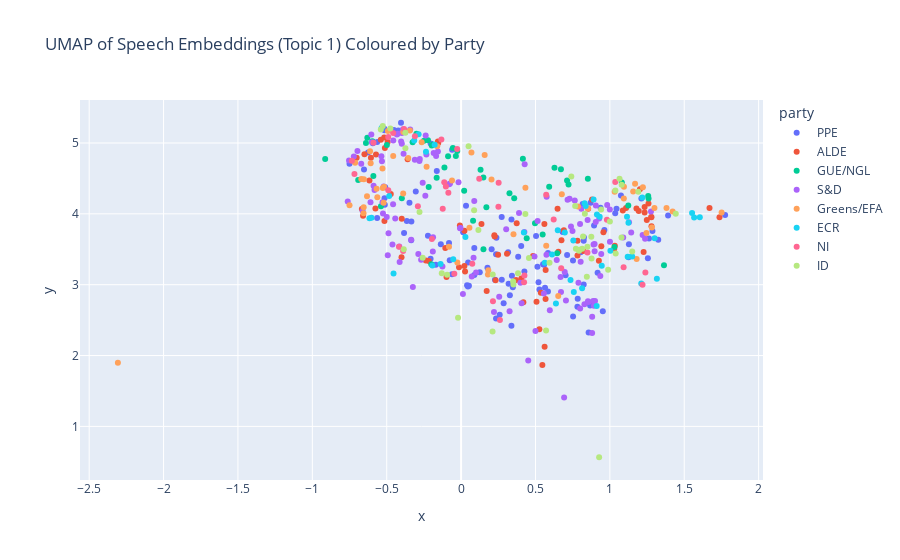

Notebook code cell kept with this figure:
### Markdown cell above
In the centre of the plot, topics 5, 6, 8, 9 are all in close proximity to topic 0, indicating that they are related to the general pandemic response. It is not particularly clear why they are much closer to topic 0 relative to topics 1, 2, 3, 4, but we also need to note that topic 0 contains a significant proportion of speeches (over 700) and hence is likely to be more general and cover a wider range of issues. This is also reflected in the fact that topics 5, 6, 8, and 9 are all relatively niche topics with fewer speeches assigned to them (less than 50 speeches each).  

Topics 1, 2, 3, 4 are further away from topic 0, but there are some observations to note between these 4 topics. The clusters of topics 1 and 2 are relatively close to each other, indicating that they are related in terms of their content and themes. This makes sense as topic 1 involves vaccines and vaccine access, while topic 2 involves COVID certificates and vaccine passes. Both topics are related to the broader theme of vaccination and public health measures during the pandemic. Likewise, for topics 3 and 4, both represent social issues like the youth and gender equality respectively, so the fact that they are somewhat close makes sense. 

## 2.3. Zooming in to Vaccine-Related Speeches (Topic 1)  
We take a closer look at vaccine-related discussions (Topic 1), given that vaccines have been a highly politicised and critical aspect of the COVID-19 response. This choice was motivated not only by the **sheer volume of vaccine-related speeches**, but also by the fact that **differences in vaccine discourse can reveal underlying ideological positions and priorities**. For example, while some parties might emphasise the role of state intervention and fair distribution, others might critique institutional arrangements or stress the importance of market mechanisms.

### Code cell
df_vis_1 = df_vis[df_vis['topic'].isin([1])].reset_index(drop=True)

# Create an interactive scatter plot with Plotly
fig = px.scatter(
    df_vis_1, 
    x="x", 
    y="y", 
    color="party", 
    hover_data=["party", "topic"],  # Tooltip with speaker party and topic
    title="UMAP of Speech Embeddings (Topic 1) Coloured by Party"
)

# Show the plot
fig.show()

### Figure 1 — Plotly figure (JSON) as saved in the notebook; plotly's stock layout.template omitted (floating-point values rounded to 4 significant figures; data arrays with more than 128 entries replaced by an {"elided": "..."} marker saying what was removed)
{"data": [{"customdata": {"elided": "104x2 mixed values"}, "hovertemplate": "party=%{customdata[0]}<br>x=%{x}<br>y=%{y}<br>topic=%{customdata[1]}<extra></extra>", "legendgroup": "PPE", "marker": {"color": "#636efa", "symbol": "circle"}, "mode": "markers", "name": "PPE", "orientation": "v", "showlegend": true, "type": "scatter", "x": [0.8939, -0.7501, 0.8675, 1.775, -0.3649, 0.0403, 0.584, 0.8241, 0.8631, 0.9176, 0.684, 0.8169, 0.3837, 0.7127, 0.5269, 0.826, -0.6252, 0.3416, 0.5511, 0.3279, 0.7819, 0.3194, 0.5204, 0.9526, 0.7024, -0.1363, 0.5581, 0.4256, 0.2353, -0.6526, 0.937, -0.3834, 0.1256, 0.3477, 1.128, 1.126, 0.2374, 0.03313, 0.3386, 0.9633, 1.036, 1.391, -0.2051, -0.2046, 0.01371, 0.8242, 0.5039, 1.325, 0.2729, 1.263, 0.6813, 0.1773, 1.256, 0.4039, 0.8034, 0.5843, 0.8704, 0.5131, 0.7839, 0.7522, -0.3047, 1.045, 0.5642, -0.06096, -0.51, -0.5159, -0.564, -0.4279, -0.3342, -0.404, -0.1634, -0.5933, -0.08113, -0.4221, -0.5148, -0.4557, 0.08892, 1.075, 0.286, 1.286, 1.212, 0.2735, 0.3383, -0.5646, -0.3471, 0.04605, -0.4517, -0.1697, -0.3353, 0.05261, 0.04732, -0.5147, -0.07636, 0.2053, -0.5129, 0.2278, 0.3162, -0.2228, 0.2595, 0.2349, 0.08867, 0.8573, 0.7528, -0.06036], "xaxis": "x", "y": [3.836, 4.708, 2.705, 3.983, 3.9, 2.994, 2.904, 3.004, 2.746, 3.168, 3.744, 4.14, 3.395, 3.419, 2.931, 3.665, 4.866, 3.127, 3.289, 2.85, 2.688, 3.012, 3.036, 2.626, 3.132, 3.571, 3.282, 3.186, 3.428, 4.627, 4.085, 3.729, 3.174, 2.965, 3.569, 3.388, 3.661, 4.113, 3.919, 3.77, 4.009, 3.978, 3.364, 4.992, 3.739, 3.619, 3.686, 3.634, 3.955, 3.651, 3.751, 3.241, 3.375, 3.545, 3.458, 3.448, 4.156, 3.253, 2.801, 3.342, 4.314, 4.072, 2.956, 3.146, 4.374, 5.2, 5.014, 5.171, 3.891, 5.285, 4.603, 4.995, 3.587, 5.178, 5.179, 5.158, 3.137, 4.26, 2.736, 3.758, 4.218, 3.071, 2.42, 3.94, 4.155, 2.976, 5.183, 3.281, 3.627, 2.985, 3.312, 4.219, 3.344, 3.499, 4.129, 3.068, 3.457, 3.69, 2.575, 2.522, 3.516, 2.327, 2.553, 4.905], "yaxis": "y"}, {"customdata": {"elided": "77x2 mixed values"}, "hovertemplate": "party=%{customdata[0]}<br>x=%{x}<br>y=%{y}<br>topic=%{customdata[1]}<extra></extra>", "legendgroup": "ALDE", "marker": {"color": "#EF553B", "symbol": "circle"}, "mode": "markers", "name": "ALDE", "orientation": "v", "showlegend": true, "type": "scatter", "x": [0.2259, 0.7826, 0.56, 0.02211, 1.202, 0.6484, 0.5615, -0.00819, 0.507, 1.087, 1.737, 0.9427, 0.3085, 1.278, 0.9262, 0.3692, 0.4834, -0.4004, 0.02268, 0.1719, 0.5684, 0.9568, 1.194, 0.1369, 1.279, 0.8803, 1.033, 0.3737, 1.67, 1.109, 0.6746, 1.227, 1.234, 0.8208, 1.179, 0.654, 1.234, 1.248, 0.691, 0.7823, 0.8541, 0.405, -0.5759, -0.5172, -0.6161, -0.5398, -0.6061, -0.572, -0.1559, -0.702, -0.1537, -0.4938, -0.5124, -0.6498, -0.4727, -0.3991, -0.01401, 1.029, 1.28, 0.4185, -0.5153, -0.09793, -0.3595, 0.2236, 0.2488, -0.667, -0.659, 0.5361, -0.237, 0.5462, 1.26, -0.2173, -0.1061, 0.2319, 0.5679, 0.5262, 0.02679], "xaxis": "x", "y": [3.68, 3.619, 3.858, 3.264, 4.346, 4.07, 2.125, 3.836, 2.759, 4.048, 3.95, 3.542, 3.437, 3.95, 3.34, 3.066, 3.404, 3.387, 3.76, 2.912, 3.208, 3.741, 4.039, 3.858, 3.955, 4.202, 3.55, 3.866, 4.083, 4.083, 3.627, 3.461, 4.095, 3.475, 4.074, 3.464, 4.02, 3.912, 3.767, 3.413, 4.07, 3.087, 4.077, 5.076, 4.469, 5.047, 4.793, 4.837, 5.021, 4.79, 5.001, 5.012, 4.93, 4.842, 4.279, 3.929, 3.246, 3.507, 3.824, 2.753, 3.897, 3.109, 4.77, 3.698, 3.421, 4.067, 3.972, 2.885, 3.341, 1.865, 4.146, 3.335, 3.517, 3.062, 2.799, 2.371, 3.187], "yaxis": "y"}, {"customdata": [["GUE/NGL", 1], ["GUE/NGL", 1], ["GUE/NGL", 1], ["GUE/NGL", 1], ["GUE/NGL", 1], ["GUE/NGL", 1], ["GUE/NGL", 1], ["GUE/NGL", 1], ["GUE/NGL", 1], ["GUE/NGL", 1], ["GUE/NGL", 1], ["GUE/NGL", 1], ["GUE/NGL", 1], ["GUE/NGL", 1], ["GUE/NGL", 1], ["GUE/NGL", 1], ["GUE/NGL", 1], ["GUE/NGL", 1], ["GUE/NGL", 1], ["GUE/NGL", 1], ["GUE/NGL", 1], ["GUE/NGL", 1], ["GUE/NGL", 1], ["GUE/NGL", 1], ["GUE/NGL", 1], ["GUE/NGL", 1], ["GUE/NGL", 1], ["GUE/NGL", 1], ["GUE/NGL", 1], ["GUE/NGL", 1], ["GUE/NGL", 1], ["GUE/NGL", 1], ["GUE/NGL", 1], ["GUE/NGL", 1], ["GUE/NGL", 1], ["GUE/NGL", 1], ["GUE/NGL", 1], ["GUE/NGL", 1], ["GUE/NGL", 1], ["GUE/NGL", 1], ["GUE/NGL", 1], ["GUE/NGL", 1], ["GUE/NGL", 1], ["GUE/NGL", 1], ["GUE/NGL", 1], ["GUE/NGL", 1], ["GUE/NGL", 1], ["GUE/NGL", 1]], "hovertemplate": "party=%{customdata[0]}<br>x=%{x}<br>y=%{y}<br>topic=%{customdata[1]}<extra></extra>", "legendgroup": "GUE/NGL", "marker": {"color": "#00cc96", "symbol": "circle"}, "mode": "markers", "name": "GUE/NGL", "orientation": "v", "showlegend": true, "type": "scatter", "x": [0.7122, 0.8522, -0.1643, -0.08754, 0.6277, 1.258, 0.6457, 0.5483, 1.124, 0.671, -0.5387, 0.02064, -0.2493, 1.08, -0.03516, 0.1499, 1.364, 0.441, 1.26, 0.1503, -0.1119, -0.1882, 1.031, -0.1974, 0.5921, -0.2226, -0.6395, -0.499, -0.02582, 0.4969, -0.6303, 0.08055, 0.4154, -0.05524, -0.2004, 0.3571, 0.3252, -0.6916, -0.5964, -0.2177, 0.1307, -0.3985, -0.3259, -0.5897, -0.3, 0.7223, -0.9137, 0.17], "xaxis": "x", "y": [4.47, 4.493, 4.508, 4.812, 4.65, 4.25, 3.443, 3.71, 4.117, 4.629, 4.106, 4.324, 5.03, 4.442, 4.817, 4.512, 3.273, 3.656, 4.216, 3.501, 4.653, 4.978, 3.533, 4.965, 4.382, 5.038, 4.999, 4.97, 4.885, 3.866, 5.073, 3.902, 4.778, 4.929, 3.29, 4.221, 4.291, 4.477, 5.025, 4.379, 4.623, 4.219, 5.009, 4.533, 5.132, 4.415, 4.773, 4.092], "yaxis": "y"}, {"customdata": {"elided": "119x2 mixed values"}, "hovertemplate": "party=%{customdata[0]}<br>x=%{x}<br>y=%{y}<br>topic=%{customdata[1]}<extra></extra>", "legendgroup": "S&D", "marker": {"color": "#ab63fa", "symbol": "circle"}, "mode": "markers", "name": "S&D", "orientation": "v", "showlegend": true, "type": "scatter", "x": [0.4255, 0.8292, 0.5964, 0.7048, 0.8878, 0.8003, 0.893, 0.8567, 0.8527, 0.8811, 0.7641, 0.8904, 0.3893, 1.001, 0.8809, 0.9057, 0.1005, -0.4879, -0.3111, 0.5566, -0.582, 1.09, -0.3868, 0.8037, 0.6716, -0.5251, 0.4936, 0.7996, -0.4428, 0.9284, 0.9051, -0.5283, 0.9359, 0.8085, -0.4572, 0.5751, 1.144, 0.5737, 1.22, 0.7387, 0.7489, -0.5202, 0.9822, 0.5146, 0.8976, -0.01729, -0.007399, 0.9421, -0.168, 0.4273, -0.156, -0.07454, 0.8506, -0.609, 0.9998, 0.7291, 0.7889, 0.6687, -0.08016, 0.7157, -0.4264, 1.129, -0.2778, -0.3243, -0.532, -0.5357, -0.7211, -0.6712, -0.4559, -0.5995, -0.2333, -0.4032, -0.2582, 0.08846, -0.6966, -0.1844, -0.7533, -0.3984, -0.2379, -0.4315, -0.4131, 0.643, -0.3901, -0.3984, -0.6036, -0.1253, 0.8974, 1.276, 0.9003, 0.4066, 0.2562, 0.3259, -0.2687, -0.4614, -0.3423, -0.4155, -0.5882, -0.4999, -0.3353, -0.6621, -0.00344, -0.1884, 0.6967, 0.01218, -0.1901, -0.2874, -0.2802, 0.08372, 0.3031, -0.7621, -0.2404, 0.221, 0.399, -0.4929, 0.4515, 0.5, 0.07155, 1.237, 0.6926], "xaxis": "x", "y": [3.745, 2.726, 2.638, 2.777, 2.77, 2.663, 2.701, 2.754, 2.767, 2.547, 4.187, 3.569, 4.013, 3.605, 2.317, 4.118, 3.171, 3.725, 4.762, 2.875, 4.336, 3.666, 4.849, 3.325, 2.898, 4.004, 3.396, 3.855, 3.935, 3.936, 3.886, 4.164, 3.121, 4.072, 4.135, 4.242, 3.737, 3.421, 3.701, 3.822, 3.757, 4.387, 4.124, 3.9, 3.471, 4.445, 3.798, 3.433, 4.817, 4.699, 4.881, 4.427, 3.913, 4.162, 4.06, 4.213, 3.027, 3.109, 4.419, 4.198, 5.129, 3.882, 4.775, 2.967, 4.741, 4.814, 4.808, 4.707, 5.036, 5.012, 4.836, 5.021, 4.439, 4.181, 4.888, 4.859, 4.753, 4.989, 5.104, 5.12, 3.32, 3.348, 5.194, 5.139, 5.121, 3.256, 3.576, 4.033, 2.77, 2.74, 2.831, 2.624, 3.351, 3.568, 5.191, 3.539, 4.395, 3.955, 3.635, 4.044, 3.801, 3.668, 3.178, 2.868, 3.469, 3.433, 4.747, 3.381, 3.782, 4.173, 4.257, 2.614, 3.029, 3.416, 1.93, 2.345, 3.115, 3.647, 1.409], "yaxis": "y"}, {"customdata": [["Greens/EFA", 1], ["Greens/EFA", 1], ["Greens/EFA", 1], ["Greens/EFA", 1], ["Greens/EFA", 1], ["Greens/EFA", 1], ["Greens/EFA", 1], ["Greens/EFA", 1], ["Greens/EFA", 1], ["Greens/EFA", 1], ["Greens/EFA", 1], ["Greens/EFA", 1], ["Greens/EFA", 1], ["Greens/EFA", 1], ["Greens/EFA", 1], ["Greens/EFA", 1], ["Greens/EFA", 1], ["Greens/EFA", 1], ["Greens/EFA", 1], ["Greens/EFA", 1], ["Greens/EFA", 1], ["Greens/EFA", 1], ["Greens/EFA", 1], ["Greens/EFA", 1], ["Greens/EFA", 1], ["Greens/EFA", 1], ["Greens/EFA", 1], ["Greens/EFA", 1], ["Greens/EFA", 1], ["Greens/EFA", 1], ["Greens/EFA", 1], ["Greens/EFA", 1], ["Greens/EFA", 1], ["Greens/EFA", 1], ["Greens/EFA", 1], ["Greens/EFA", 1], ["Greens/EFA", 1], ["Greens/EFA", 1], ["Greens/EFA", 1], ["Greens/EFA", 1], ["Greens/EFA", 1], ["Greens/EFA", 1], ["Greens/EFA", 1], ["Greens/EFA", 1], ["Greens/EFA", 1], ["Greens/EFA", 1], ["Greens/EFA", 1], ["Greens/EFA", 1], ["Greens/EFA", 1], ["Greens/EFA", 1], ["Greens/EFA", 1], ["Greens/EFA", 1], ["Greens/EFA", 1], ["Greens/EFA", 1]], "hovertemplate": "party=%{customdata[0]}<br>x=%{x}<br>y=%{y}<br>topic=%{customdata[1]}<extra></extra>", "legendgroup": "Greens/EFA", "marker": {"color": "#FFA15A", "symbol": "circle"}, "mode": "markers", "name": "Greens/EFA", "orientation": "v", "showlegend": true, "type": "scatter", "x": [-0.06108, -0.3557, -0.265, 0.06959, 0.1584, 1.381, 1.3, 1.094, 0.677, -2.307, -0.6708, 1.032, 1.751, 1.246, -0.6079, 0.8533, 1.157, -0.7125, 1.095, -0.5679, 1.222, 0.3522, -0.1606, -0.2319, -0.6535, -0.5265, 0.5722, -0.02513, -0.5632, 1.18, 1.169, 0.653, 0.4324, -0.4564, 0.05603, -0.3885, -0.6549, -0.344, -0.612, 1.422, 1.282, 0.7858, 0.1803, -0.5178, -0.5205, -0.5285, -0.6559, -0.6325, -0.08147, -0.7501, 0.1828, -0.492, -0.3894, 0.2044], "xaxis": "x", "y": [4.472, 4.787, 5.012, 4.865, 4.831, 4.081, 4.084, 4.215, 4.276, 1.898, 4.49, 4.313, 4.02, 3.729, 4.713, 4.075, 4.316, 4.721, 4.383, 4.354, 4.374, 3.712, 4.954, 4.664, 4.489, 4.365, 3.548, 3.312, 4.233, 3.363, 4.425, 2.841, 4.368, 4.815, 3.803, 5.153, 4.093, 5.177, 4.882, 4.032, 3.809, 4.103, 3.142, 4.382, 4.158, 4.639, 4.007, 4.248, 3.536, 4.122, 3.205, 5.17, 4.286, 4.485], "yaxis": "y"}, {"customdata": [["ECR", 1], ["ECR", 1], ["ECR", 1], ["ECR", 1], ["ECR", 1], ["ECR", 1], ["ECR", 1], ["ECR", 1], ["ECR", 1], ["ECR", 1], ["ECR", 1], ["ECR", 1], ["ECR", 1], ["ECR", 1], ["ECR", 1], ["ECR", 1], ["ECR", 1], ["ECR", 1], ["ECR", 1], ["ECR", 1], ["ECR", 1], ["ECR", 1], ["ECR", 1], ["ECR", 1], ["ECR", 1], ["ECR", 1], ["ECR", 1], ["ECR", 1], ["ECR", 1], ["ECR", 1], ["ECR", 1], ["ECR", 1], ["ECR", 1], ["ECR", 1], ["ECR", 1], ["ECR", 1], ["ECR", 1], ["ECR", 1], ["ECR", 1], ["ECR", 1], ["ECR", 1], ["ECR", 1]], "hovertemplate": "party=%{customdata[0]}<br>x=%{x}<br>y=%{y}<br>topic=%{customdata[1]}<extra></extra>", "legendgroup": "ECR", "marker": {"color": "#19d3f3", "symbol": "circle"}, "mode": "markers", "name": "ECR", "orientation": "v", "showlegend": true, "type": "scatter", "x": [0.8135, 0.02906, 0.5626, 1.15, -0.1776, 0.7576, 0.7356, 0.9113, 1.115, 0.8374, 0.6375, 0.6113, 0.7545, 1.004, 1.218, 0.8306, 0.8906, 0.9314, 1.301, 0.913, 0.6973, 0.4221, 1.12, 0.9453, -0.4541, -0.3151, -0.4835, -0.2362, -0.5344, -0.2857, -0.05266, 1.125, -0.1378, -0.6157, -0.6025, 0.6499, 1.316, 1.567, 1.553, -0.1931, 1.211, 1.605], "xaxis": "x", "y": [2.951, 3.673, 3.309, 3.398, 4.973, 2.898, 3.067, 2.698, 3.96, 4.11, 2.736, 3.426, 3.622, 3.481, 4.23, 4.15, 4.203, 3.958, 3.656, 3.992, 3.737, 3.738, 3.395, 3.267, 3.158, 5.035, 4.251, 4.877, 5.212, 5.123, 3.36, 3.876, 3.291, 3.938, 3.943, 3.767, 3.085, 3.949, 4.013, 3.271, 3.017, 3.952], "yaxis": "y"}, {"customdata": [["NI", 1], ["NI", 1], ["NI", 1], ["NI", 1], ["NI", 1], ["NI", 1], ["NI", 1], ["NI", 1], ["NI", 1], ["NI", 1], ["NI", 1], ["NI", 1], ["NI", 1], ["NI", 1], ["NI", 1], ["NI", 1], ["NI", 1], ["NI", 1], ["NI", 1], ["NI", 1], ["NI", 1], ["NI", 1], ["NI", 1], ["NI", 1], ["NI", 1], ["NI", 1], ["NI", 1], ["NI", 1], ["NI", 1], ["NI", 1], ["NI", 1], ["NI", 1], ["NI", 1], ["NI", 1], ["NI", 1], ["NI", 1]], "hovertemplate": "party=%{customdata[0]}<br>x=%{x}<br>y=%{y}<br>topic=%{customdata[1]}<extra></extra>", "legendgroup": "NI", "marker": {"color": "#FF6692", "symbol": "circle"}, "mode": "markers", "name": "NI", "orientation": "v", "showlegend": true, "type": "scatter", "x": [-0.1024, -0.7344, 0.6223, 0.572, -0.02631, 1.036, -0.3834, 0.8494, 0.122, -0.08569, 0.9802, -0.4174, 0.4256, -0.3104, -0.5888, -0.4899, 0.2524, -0.2905, -0.7169, -0.1326, 1.092, 0.2142, 0.4233, 0.07514, -0.1234, -0.4566, -0.3897, -0.1132, 0.2508, 0.261, -0.0455, -0.4893, 0.6729, 1.239, -0.1963, 1.22], "xaxis": "x", "y": [4.387, 4.75, 3.919, 4.27, 4.916, 4.45, 5.196, 3.454, 4.494, 4.297, 3.917, 3.535, 3.129, 5.095, 5.004, 5.086, 4.438, 4.106, 4.562, 5.049, 3.248, 2.767, 3.035, 3.294, 4.073, 5.139, 3.477, 4.446, 4.1, 2.503, 3.154, 4.333, 3.23, 3.173, 3.644, 3.0], "yaxis": "y"}, {"customdata": [["ID", 1], ["ID", 1], ["ID", 1], ["ID", 1], ["ID", 1], ["ID", 1], ["ID", 1], ["ID", 1], ["ID", 1], ["ID", 1], ["ID", 1], ["ID", 1], ["ID", 1], ["ID", 1], ["ID", 1], ["ID", 1], ["ID", 1], ["ID", 1], ["ID", 1], ["ID", 1], ["ID", 1], ["ID", 1], ["ID", 1], ["ID", 1], ["ID", 1], ["ID", 1], ["ID", 1], ["ID", 1], ["ID", 1], ["ID", 1], ["ID", 1], ["ID", 1], ["ID", 1], ["ID", 1], ["ID", 1], ["ID", 1], ["ID", 1], ["ID", 1], ["ID", 1], ["ID", 1], ["ID", 1], ["ID", 1], ["ID", 1], ["ID", 1], ["ID", 1], ["ID", 1], ["ID", 1]], "hovertemplate": "party=%{customdata[0]}<br>x=%{x}<br>y=%{y}<br>topic=%{customdata[1]}<extra></extra>", "legendgroup": "ID", "marker": {"color": "#B6E880", "symbol": "circle"}, "mode": "markers", "name": "ID", "orientation": "v", "showlegend": true, "type": "scatter", "x": [0.05018, 1.037, 0.8453, 0.8199, 0.4562, 0.4321, 0.3521, 0.7669, 0.8753, 1.443, 1.079, 0.9413, 1.078, 0.8492, 0.7718, 1.15, 0.8769, 0.5944, 1.0, 0.8141, 1.065, 1.039, 0.7955, -0.4755, -0.3743, -0.5265, -0.5398, -0.3746, 0.08744, -0.2795, 1.191, 0.9884, 0.2116, 0.3825, -0.2581, 0.1163, -0.3854, 0.2126, 0.9279, 0.5712, -0.09407, -0.1299, 0.3499, -0.02054, 0.832, 0.7409, 0.7925], "xaxis": "x", "y": [4.954, 4.331, 3.114, 3.68, 3.378, 3.998, 3.002, 4.109, 3.677, 4.002, 4.411, 4.06, 3.667, 3.537, 3.505, 3.47, 3.37, 3.309, 3.893, 3.508, 4.497, 3.439, 3.492, 5.203, 4.925, 5.241, 5.188, 5.143, 4.051, 4.026, 4.312, 3.211, 2.341, 3.163, 3.381, 3.772, 3.498, 3.145, 0.5646, 2.355, 3.141, 3.16, 3.045, 2.534, 4.002, 4.526, 3.48], "yaxis": "y"}], "layout": {"legend": {"title": {"text": "party"}, "tracegroupgap": 0}, "title": {"text": "UMAP of Speech Embeddings (Topic 1) Coloured by Party"}, "xaxis": {"anchor": "y", "domain": [0, 1], "title": {"text": "x"}}, "yaxis": {"anchor": "x", "domain": [0, 1], "title": {"text": "y"}}}}
